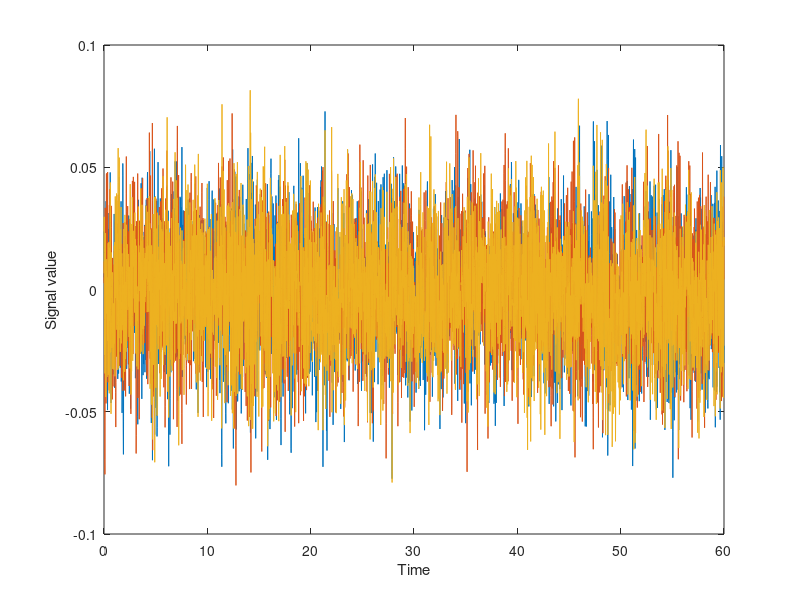

The MATLAB source for this figure: (Note: this script raises an error after producing the figure.)
%% ROInets 1 - Introduction to orthogonalization
%
% This example uses synthetic signals to illustrate the effect of orthogonalization.
%
%%
% Spatial leakage in the beamformer results in correlations between adjacent/nearby voxels being
% introduced, that are not the result of correlations in neural activity. As an approximation, this
% can be corrected for by removing all zero-lag correlations. Note that this does not eliminate correlations
% in the amplitude envelopes (although it does decrease them somewhat). By doing this, the remaining
% correlation is assumed to reflect genuine functional connectivity. 
% 
% To demonstrate orthogonalization in practice, this example illustrates the use of the low-level
% |ROInets| function |remove_source_leakage()| which implements the core orthogonalization algorithms.
%
% First, we generate a synthetic signal and plot it
Fs       = 100; %Hz
duration = 60; %s
time     = 0:1.0/Fs:duration;
nSamples = length(time);
b        = fir1(1024, 0.5);
nVoxels  = 3;
[ARfilterTerms, ARnoiseVar] = lpc(b, 7); 
% Generate data from a covariance matrix and smooth
C    = [1  -0.1 0.6
       -0.1   1 0.3
        0.6 0.3   1] * ARnoiseVar;
u    = chol(C)' * randn(nVoxels, nSamples);
data = filter(1, ARfilterTerms, u.').';
figure('Name', 'Input data', 'Color', 'w');
plot(time.', data.');
xlabel('Time')
ylabel('Signal value')
%%
% Our signal has 3 'voxels' and we will assign each to its own 'parcel'
spatialBasis = eye(3);

%% 
% Notice that the signal has correlations between channels
corr(data')

%%
% The |remove_source_leakage()| function takes in the data matrix, as well as the orthogonalization
% method. To apply symmetric orthogonalization, we can simply call:
data_orthog = ROInets.remove_source_leakage(data, 'symmetric');

%%
% Now, the channels have no static zero-lag correlation
corr(data_orthog')

%%
% However, the amplitude of the orthogonalized signals is quite different to the original signals
std(data')
std(data_orthog')

%%
% The 'closest' orthogonalization method also results in orthogonal signals, but iteratively 
% rotates and scales the basis vectors to best preserve the original signals. As a result, 
% the orthogonalized signals are still uncorrelated, but their amplitudes much better match the
% original signals
data_orthog_closest = ROInets.remove_source_leakage(data, 'closest');
corr(data_orthog_closest')
std(data_orthog_closest')

%%
% The 'closest' orthogonalization method also results in orthogonal signals, but iteratively 
% rotates and scales the basis vectors to best preserve the original signals. As a result, 
% the orthogonalized signals are still uncorrelated, but their amplitudes much better match the
% original signals

%% EXERCISES
% 1. Have a closer look at the outcome of the orthogonalisation procedures
% using simple superimposed plotting or compute correlations between the
% different orthogonalization. 
%
% 2. Also, try to model a situation where one parcel gets a lot of signal from
% another one (due to a bad parcellation, for example). This can be modeled
% by increasing the correlation between e.g. parcel 1 and 3 as defined by
% the matrix multiplied in variable C (i.e. change both values of 0.6 to 0.9, for
% example). Check the outcome of the orthogonalization. Have a look at how
% much the orthogonalization changes the original signal (by simply
% plotting over each other or by calculating the correlation coefficient).
% What happens with the similarity between the original and the 'closest'
% orthogonalisation if there is this elevated mixing of signals in comparison to
% the example in the practical?
% 
% 3. Why would someone want to use 'symmetric' over 'closest' orthogonalization
% if it matches the original time-series so much better in terms of
% amplitude? Increase the dimensionality and/ or length of fthe time
% courses? and compare runtimes. Also, check how these two time-series
% compare (correlation or simple visual inspection).
